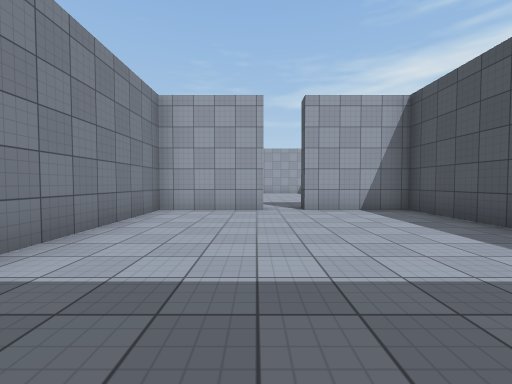
view 1 (above)

23 first-person views from a walk through a 3-D level made in the Unity game engine. The camera is 1.3 m above the floor, tilts 2° down and sees 90° across. The floor is counted in squares, 2 m on a side. Each view is taken from the middle of a square. On the plan, view 1 faces up. The plan holds only what a view shows up to about 9 squares ahead; the rest is blank. The player is left out. Surface patterns are stand-ins for the level's own textures.

view 2
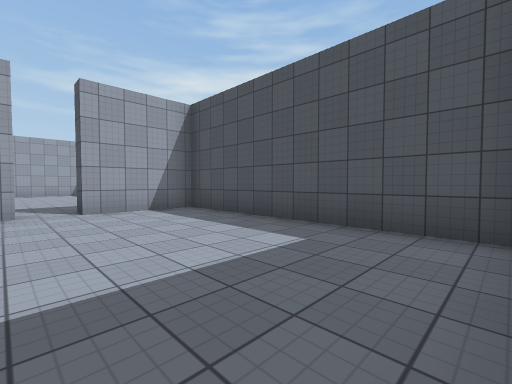

view 3
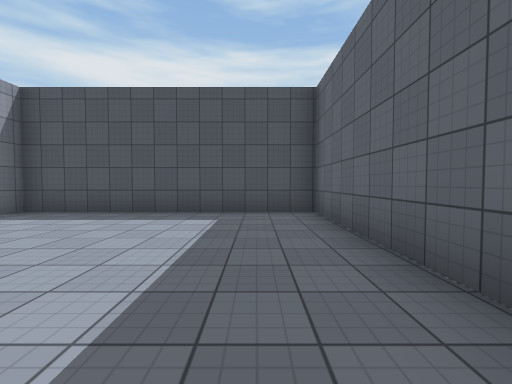

view 4
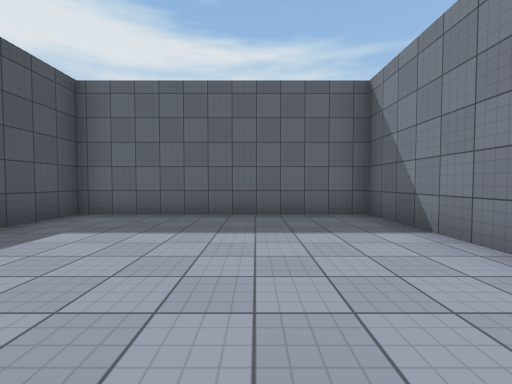

view 5
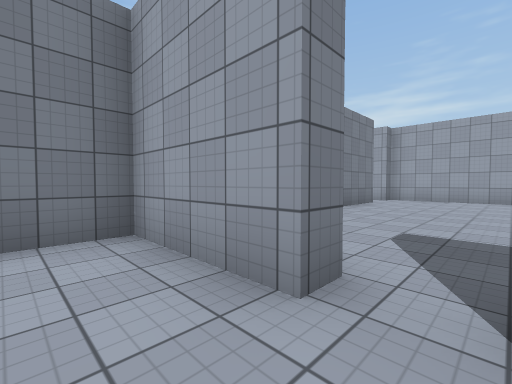

view 6
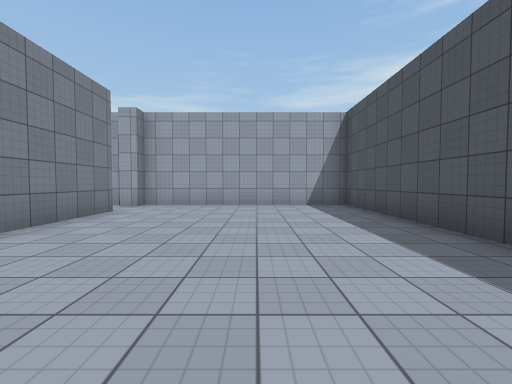

view 7
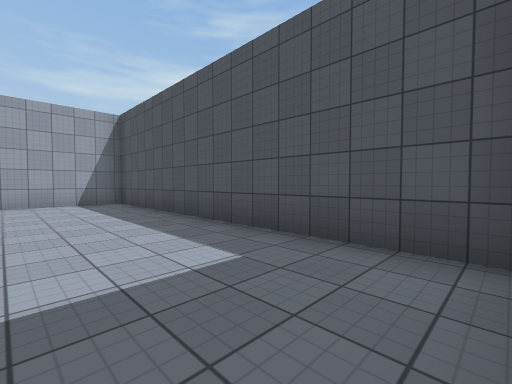

view 8
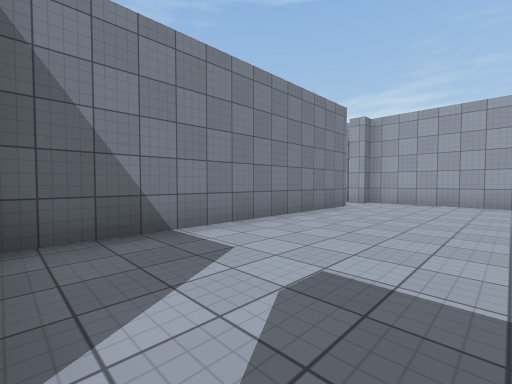

view 9
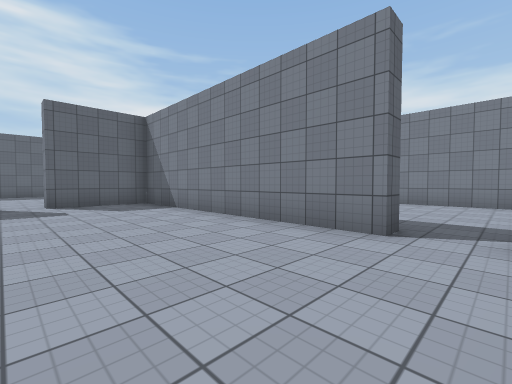

view 10
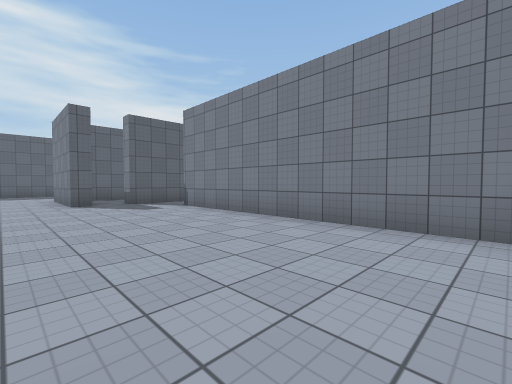

view 11
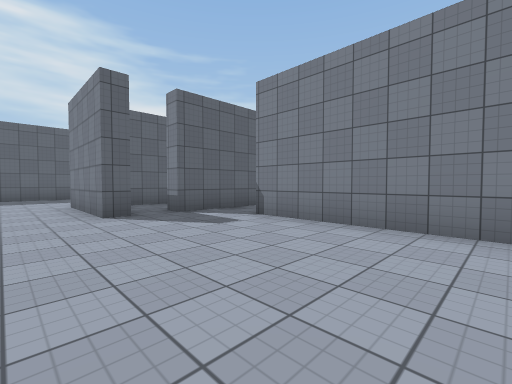

view 12
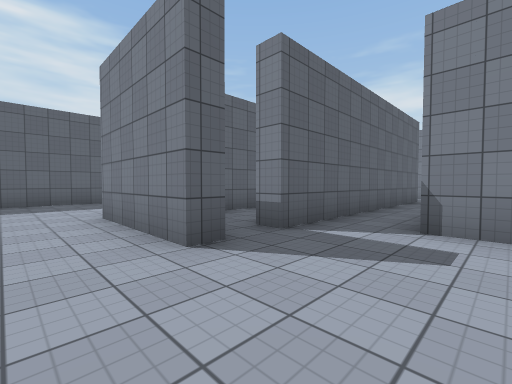

view 13
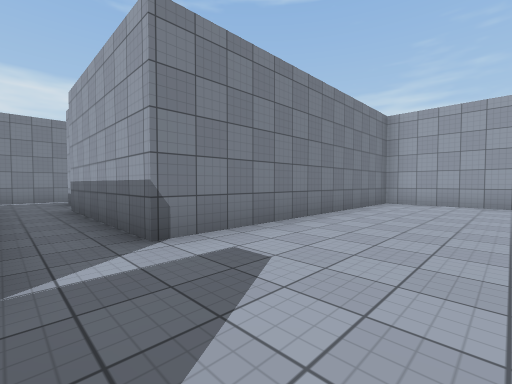

view 14
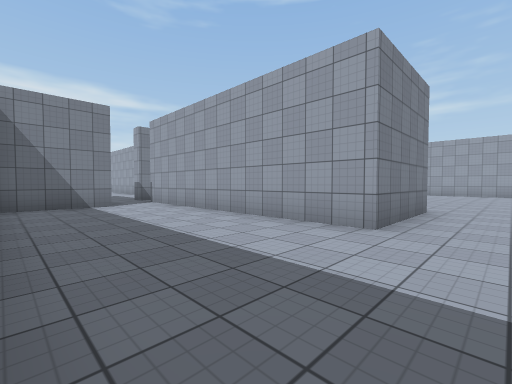

view 15
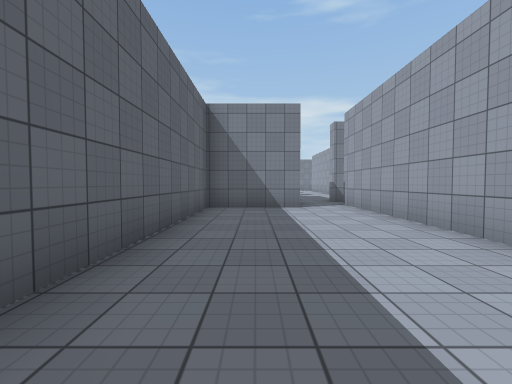

view 16
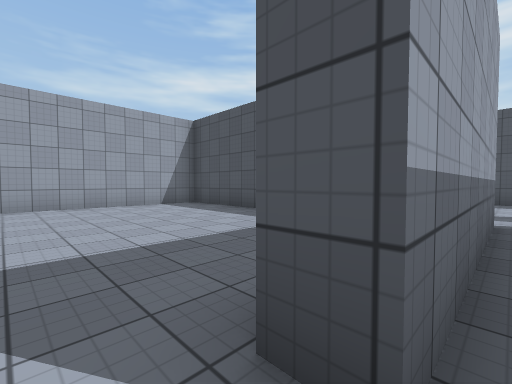

view 17
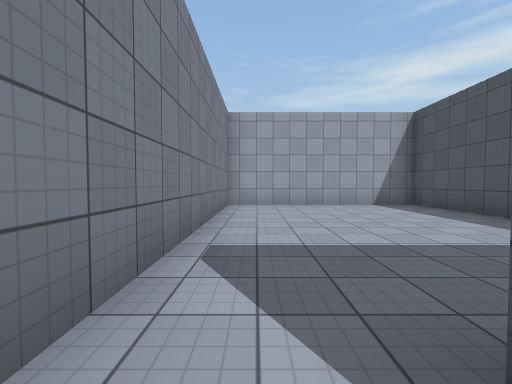

view 18
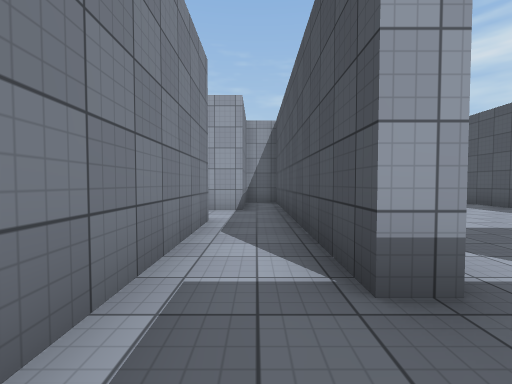

view 19
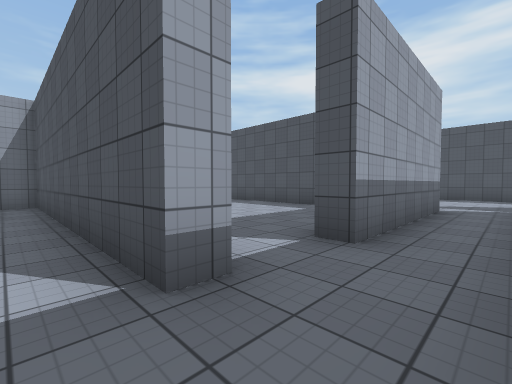

view 20
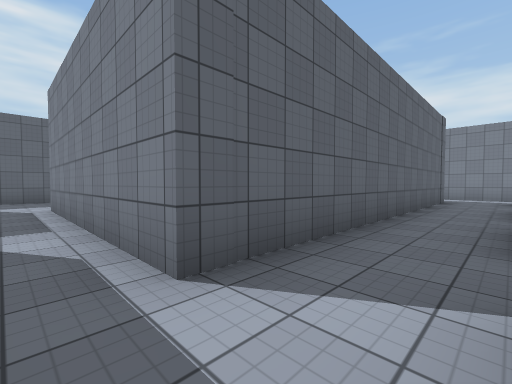

view 21
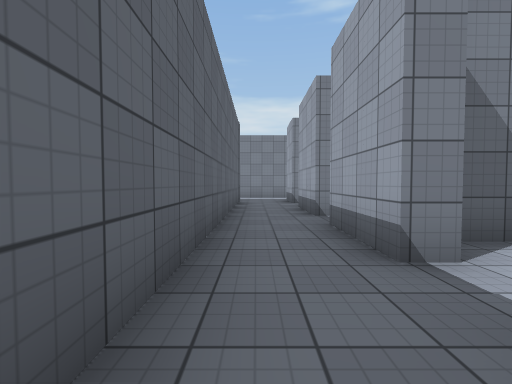

view 22
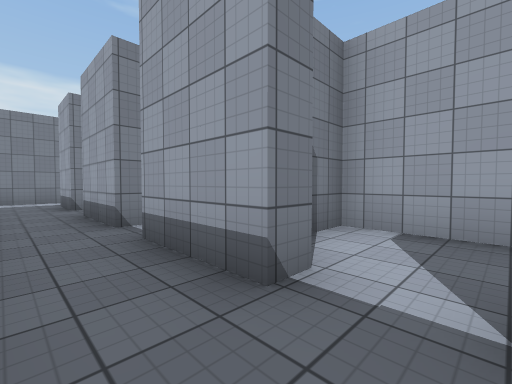

view 23
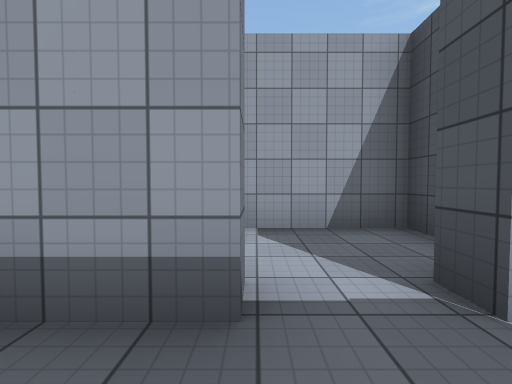

### Floor plan
Points are (right, up) in squares from view 1. A wall is a line through its corners. A room is listed if a view was taken in it or the views show most of it. See-through windows are left out.
Room 1 (views 1, 2, 3, 4, 5)
walls: (0.2, 6.7) (0.2, 6.2) (-2.3, 6.2) (-2.3, -0.3) (3.7, -0.3) (3.7, 6.2) (1.2, 6.2) (1.2, 6.8)
ways out: opening at (1, 7) to room 2
Room 2 (views 6, 7, 8, 9)
walls: (-2.3, 13.9) (-2.3, 6.7) (0.2, 6.7); (3.7, 6.9) (3.7, 15.7) (-2.3, 15.7) (-2.3, 15.2)
ways out: opening at (1, 7) to room 1; opening at (-3, 14.5) to room 3
Room 3 (views 10, 11, 12, 13, 16, 17)
walls: (-5.9, 6.7) (-5.3, 6.7) (-5.3, 3.7); (-2.8, 7) (-2.8, 8.4); (-2.9, 13.9) (-2.3, 13.9); (-4.9, 15.7) (-7.8, 15.7) (-7.8, 8.2) (-12.3, 8.2) (-12.3, 8.8); (-2.3, 15.2) (-2.9, 15.2); (-13.4, 6.7) (-6.8, 6.7) (-6.8, 6.1)
ways out: opening at (-3, 14.5) to room 2; opening at (-4.5, 3) to room 4; opening at (-14, 8) to room 5; opening at (-13, 9) to room 7
Room 4 (views 14, 15)
walls: (-5.3, 3.7) (-11.4, 3.7); (-11.8, 2.2) (-11.8, -0.3) (-4, -0.3)
ways out: opening at (-4.5, 3) to room 3; opening at (-12, 3)
Room 5 (views 18, 19, 20, 21)
walls: (-15.8, 11.4) (-15.8, 5.4); (-13.8, 8.4) (-14.3, 8.4) (-14.3, 15.7) (-15.3, 15.7) (-15.3, 13.2) (-16.8, 13.2); (-14.4, 6.7) (-13.4, 6.7)
ways out: opening at (-14, 8) to room 3; opening at (-16, 12.5) to room 6; opening at (-15, 6.5)
Room 6 (views 22, 23)
walls: (-21.1, 13.6) (-21.1, 13.2) (-23.1, 13.2); (-18.1, 13.8) (-18.1, 13.2) (-20.1, 13.2); (-16.8, 13.2) (-16.8, 13.8); (-15.8, 15) (-15.8, 15.7) (-18.8, 15.7) (-18.8, 14.2); (-24.4, 11.4) (-15.8, 11.4)
ways out: opening at (-16, 12.5) to room 5; opening at (-25, 12.5)
Room 7 (no view inside)
walls: (-8.3, 11.1) (-8.3, 15.7) (-13.8, 15.7) (-13.8, 8.8)
ways out: opening at (-13, 9) to room 3

Positions as (right, up) in squares from view 1, and headings:
1: (0, 0), facing up
2: (0, 0), facing up-right
3: (-2, 1), facing right
4: (0, 5), facing down
5: (1, 5), facing up-left
6: (1, 8), facing up
7: (1, 7), facing up-right
8: (1, 7), facing up-left
9: (1, 15), facing down-left
10: (-4, 15), facing down-left
11: (-4, 12), facing down-left
12: (-4, 9), facing down-left
13: (-5, 7), facing up-left
14: (-4, 0), facing up-left
15: (-5, 1), facing left
16: (-13, 8), facing up-right
17: (-13, 8), facing up
18: (-15, 7), facing up
19: (-15, 7), facing up-right
20: (-15, 13), facing down-left
21: (-16, 12), facing left
22: (-17, 12), facing up-left
23: (-18, 12), facing up
